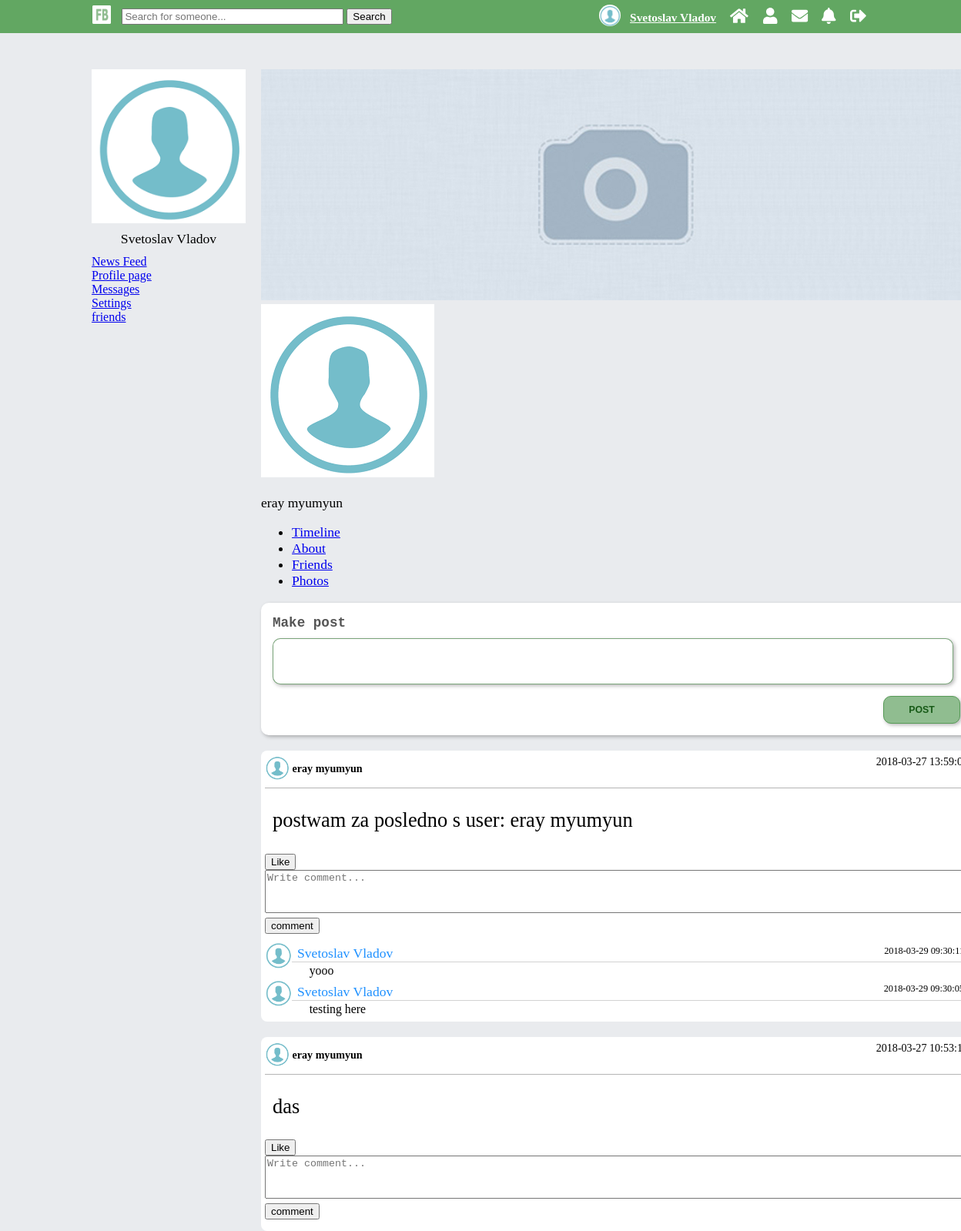
Page /V2.0/view/profile.php?id=4 (signed in) on the committed database.
### tables this page shows
CREATE TABLE `users` (
  `id` int(11) NOT NULL,
  `first_name` varchar(45) DEFAULT NULL,
  `last_name` varchar(45) DEFAULT NULL,
  `email` varchar(100) NOT NULL,
  `password` varchar(150) NOT NULL,
  `reg_date` timestamp NOT NULL DEFAULT CURRENT_TIMESTAMP ON UPDATE CURRENT_TIMESTAMP,
  `gender` varchar(45) NOT NULL,
  `birthday` date NOT NULL,
  `relation_status` varchar(30) DEFAULT NULL,
  `profile_pic` varchar(200) NOT NULL,
  `profile_cover` varchar(200) NOT NULL
);

CREATE TABLE `posts` (
  `id` int(11) NOT NULL,
  `description` text NOT NULL,
  `create_date` timestamp NOT NULL DEFAULT CURRENT_TIMESTAMP ON UPDATE CURRENT_TIMESTAMP,
  `edit_date` datetime DEFAULT NULL,
  `user_id` int(11) NOT NULL
);

CREATE TABLE `comments` (
  `id` int(11) NOT NULL,
  `description` varchar(255) NOT NULL,
  `comment_date` timestamp NOT NULL DEFAULT CURRENT_TIMESTAMP ON UPDATE CURRENT_TIMESTAMP,
  `edited_date` datetime DEFAULT NULL,
  `post_id` int(11) NOT NULL,
  `owner_id` int(11) NOT NULL
);

### V2.0/model/users_dao.php (called while the page is built, shortened)
<?php
function getUserInfo($user_id) {
    $pdo = $GLOBALS['pdo'];
    $statement = $pdo->prepare("SELECT profile_pic, profile_cover, id, first_name, last_name
                                FROM users
                                WHERE users.id = ?
                                ");
    $statement->execute(array($user_id));
    $result = $statement->fetch(PDO::FETCH_ASSOC);
    return $result;
}

### V2.0/model/posts_dao.php (called while the page is built, shortened)
<?php
function getOwnPosts($user_id) {
    $pdo = $GLOBALS['pdo'];
    $statement = $pdo->prepare("SELECT posts.id AS post_id, posts.description, posts.create_date, users.id AS user_id, users.first_name, users.last_name, users.profile_pic, users.profile_cover
                                FROM posts
                                JOIN users ON posts.user_id = users.id
                                WHERE users.id = ?
                                ORDER BY posts.create_date DESC;");
    $statement->execute(array($user_id));
    $result = $statement->fetchAll(PDO::FETCH_ASSOC);
    return $result;
}

### V2.0/model/comments_dao.php (called while the page is built, shortened)
<?php
function getAllCommentsForCurrentPost($post_id) {
    $pdo = $GLOBALS['pdo'];
    $statement = $pdo->prepare("SELECT comments.id AS comment_id , comments.description, comment_date, post_id, owner_id, profile_pic, first_name, last_name, users.gender
                                FROM comments
                                JOIN users ON users.id = comments.owner_id
                                JOIN posts ON posts.id = comments.post_id
                                WHERE posts.id = ?
                                ORDER BY comments.comment_date DESC;");
    $statement->execute(array($post_id));
    $result = $statement->fetchAll(PDO::FETCH_ASSOC);
    return $result;
}

### V2.0/view/profile.php (the view, shortened to what this page needs)
<?php
    require_once "../include/header.php";
    require_once  "../include/mainHeader.php";
?>
    <div id="left-col-grid">
        <div class="lwrap">
            <?php
                require_once  "../include/modules/leftProfileInfo.php";
                require_once  "../include/modules/leftNav.php";
            ?>
        </div>
    </div>
    <div id="content-grid">
        <div id="profileHolder">
            <div id="cover">
            <?php
                require_once "../model/users_dao.php";
                require_once "../model/posts_dao.php";
                if(isset($_GET['id'])){
                    $userIdInfo = getUserInfo(htmlentities($_GET['id']));
                    $profilePic = $userIdInfo["profile_pic"];
                    $profileCover = $userIdInfo["profile_cover"];
                    $userName = $userIdInfo["first_name"] . " " . $userIdInfo["last_name"];
                    $allPosts = getOwnPosts($_GET['id']);
                }
                else{
                    $profilePic = $_SESSION["logged"]["profile_pic"];
                    $profileCover = $_SESSION["logged"]["profile_cover"];
                    $allPosts = getOwnPosts($_SESSION["logged"]["id"]);
                }
            ?>
                <img  id="cover_img" src="<?php echo $profileCover; ?>" alt="user cover picture">
            </div>
            <?php
                if(isset($_GET["id"]) && $_GET["id"] != $_SESSION["logged"]["id"]){
                    ?>
                    <div id="userPictrue">
                        <img  id="cover_img" src="<?php echo $profilePic; ?>" alt="user profile picture">
                        <p><?php echo $userName; ?></p>
                    </div>
                    <?php
                }
            ?>
            <div id="profileUserNav">
                <ul>
                    <li><a href="#">Timeline</a></li>
                    <li><a href="#">About</a></li>
                    <li><a href="#">Friends</a></li>
                    <li><a href="#">Photos</a></li>
                </ul>
            </div>
        </div>
        <div class="post-container">
            <?php
                require_once "../include/modules/post-mod.php";
                require_once "../model/comments_dao.php";
            ?>
            <div id="newsfeed">
                <?php
                foreach ($allPosts as $post) { ?>
                    <div class="post">
                        <div class="post-header">
                            <span><img class="postProfPic" src="<?php echo $post['profile_pic']; ?>" alt="profile picture"></span>
                            <span class="post-owner"><?php echo $post["first_name"] . " " . $post["last_name"]; ?></span>
                            <span class="post-date"><?php echo $post['create_date']; ?></span>
                        </div>
                        <div class="post-desc">
                            <p>
                                <?php echo $post["description"]; ?>
                            </p>
                        </div>
                        <div>
                            <button  class="like-button" id="<?php echo "like".$post['post_id']; ?>">Like</button>
                        </div>
                        <div class="comments">
                            <div class="add-comment-div">
                                <form action="../controller/add_comment_controller.php" method="post">
                                    <textarea placeholder="Write comment..." class="comment-textarea" name="comment_description" id="" cols="80" rows=5"></textarea>
                                    <input type="submit" value="comment" name="add_comment">
                                </form>
                            </div>
                            <?php
                            $allCommentForCurrentPost = getAllCommentsForCurrentPost($post['post_id']);
                            foreach ($allCommentForCurrentPost as $comment) { ?>
                                <div class="comment-header">
                                    <span><a href="profile.php?id=<?php echo $comment['owner_id']?>"><img class="commentProfPic" src="<?php echo $comment['profile_pic']; ?>" alt="profile picture"></a></span>
                                    <span class="comment-owner"><a href="profile.php?id=<?php echo $comment['owner_id']?>" class="<?php echo ($comment['gender'] == 'female') ? "female" : "male"?>"><?php echo $comment["first_name"] . " " . $comment["last_name"]; ?></a></span>
                                    <div class="comment-date"><?php echo $comment['comment_date']?></div>
                                </div>
                                <div class="comment-desc">
                                    <p><?php echo $comment['description']; ?></p>
                                </div>
                            <?php }
                            ?>
                        </div>
                    </div>
                <?php }?>
            </div>
        </div>
    </div>
<?php
    require_once "../include/mainFooter.php";
    require_once "../include/footer.php";
?>

### V2.0/assets/css/main.css (style rules this page uses)
body { font-size: 1.1em; padding: 0; background-color: #e9ebee; margin: 0; padding-top: 50px; }
#left-col-grid { grid-area: left; }
#content-grid { grid-area: main; height: 100vh; }
#left-col-grid { box-sizing: border-box; position: relative; width: 200px; }
#left-col-grid > *,#right-col-grid > * { position: fixed; width: inherit; }
img.postProfPic { height: 100%; border-radius: 100%; }
.post-header span { height: 32px;display: inline-block;vertical-align: top; }
.post { background: white; border-radius: 8px; padding: 5px; box-sizing: border-box; margin: 20px 0; }
.post-desc { padding: 0 10px; font-size: 1.5em; }
.post-header { font-size: 0.8em; border-bottom: 1px solid #b5b5b5; padding: 1px 0; }
span.post-owner { font-weight: bold; padding-top: 9px; }
span.post-date { float: right; }
.add-comment-div { margin-bottom: 10px; }
.add-comment-div form textarea { resize: none; width: 99%; height: 50px; }
.comment-header { border-bottom: 1px solid lightgray; }
.commentProfPic { width: 35px; float: left; }
.comment-owner a { text-decoration: none; padding-left: 7px; vertical-align: -webkit-baseline-middle; }
.comment-date { font-size: 0.7em; float: right; margin: 5px; }
.comment-desc { width: 90%; margin: 0px auto; font-size: 0.9em; padding: 0px; }
.comment-desc p { margin: 0px; padding: 2px 2px 2px 12px; }
.male { color: dodgerblue; }

### rows in the picture
users: profile_cover (placeholder picture), profile_pic (placeholder picture), userName "eray myumyun"
posts: user.profile_pic (placeholder picture), user.first_name "eray", user.last_name "myumyun", create_date "2018-03-27…", description "postwam za posledno s user: eray myumyun"
comments: owner.profile_pic (placeholder picture), owner.first_name "Svetoslav", owner.last_name "Vladov", comment_date "2018-03-29…", description "yooo"
comments: owner.profile_pic (placeholder picture), owner.first_name "Svetoslav", owner.last_name "Vladov", comment_date "2018-03-29…", description "testing here"
posts: user.profile_pic (placeholder picture), user.first_name "eray", user.last_name "myumyun", create_date "2018-03-27…", description "das"

### other values in the picture
$_SESSION["logged"]["first_name"] "Svetoslav"
$_SESSION["logged"]["last_name"] "Vladov"
